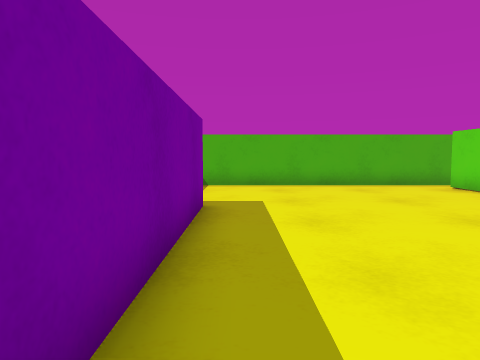
[1] (above)

20 first-person views from a walk through a scene from a Unity 3-D project. The camera is 0.58 m above the floor, tilts 4° down and sees 70° across. The floor is counted in squares, 0.5 m on a side. Each view is taken from the middle of a square. On the plan, view 1 faces up. The plan holds only what a view shows up to about 14 squares ahead; the rest is blank. The player is left out.

[2]
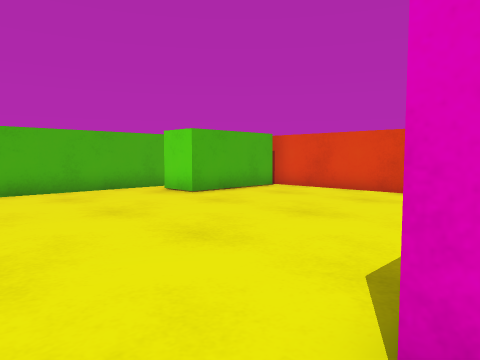

[3]
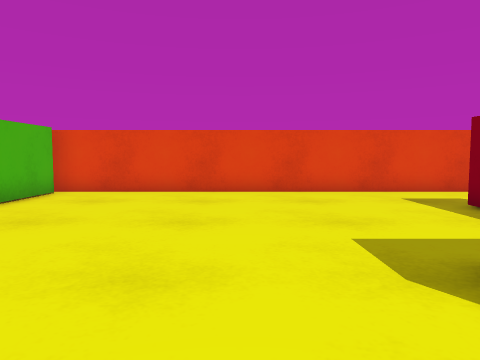

[4]
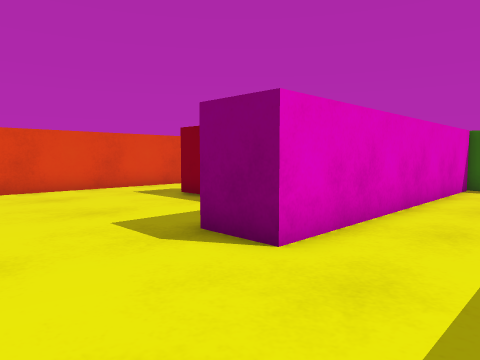

[5]
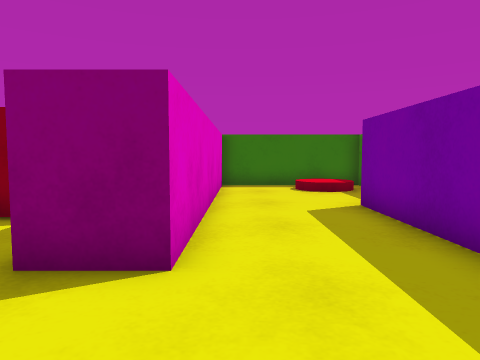

[6]
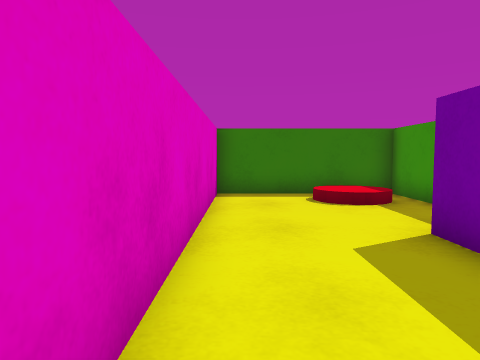

[7]
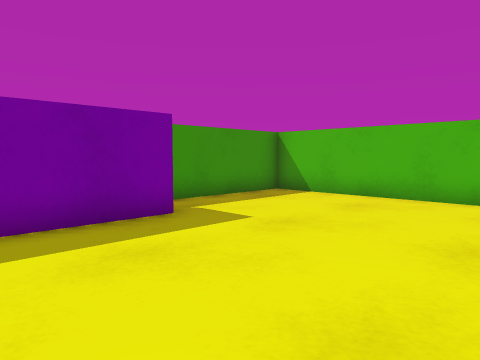

[8]
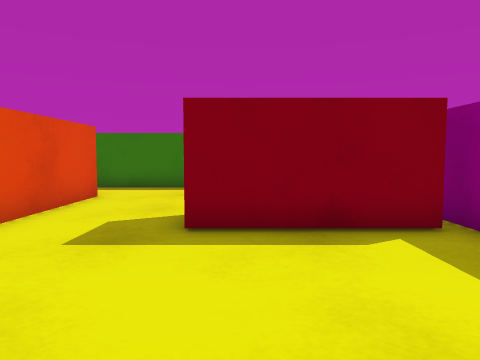

[9]
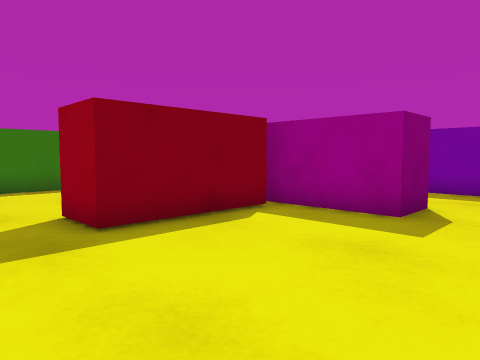

[10]
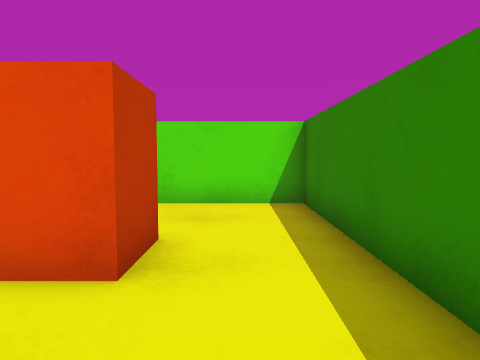

[11]
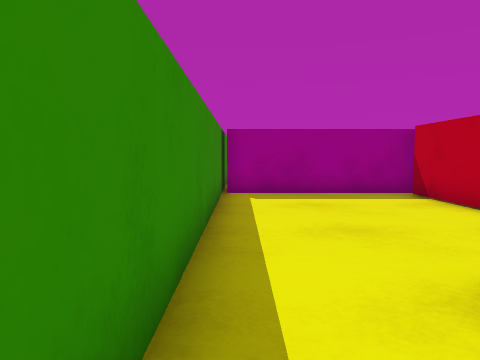

[12]
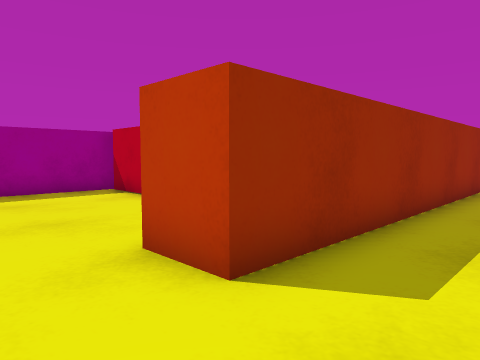

[13]
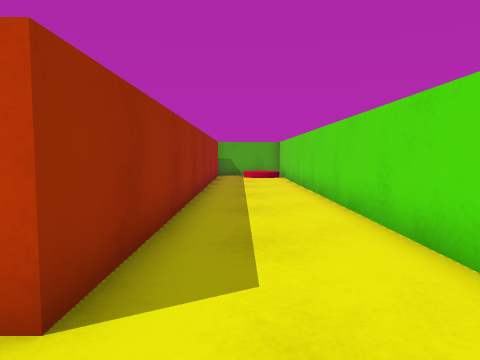

[14]
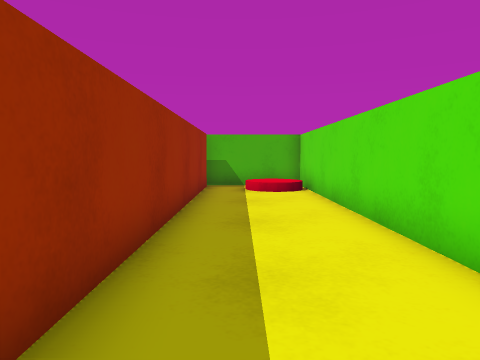

[15]
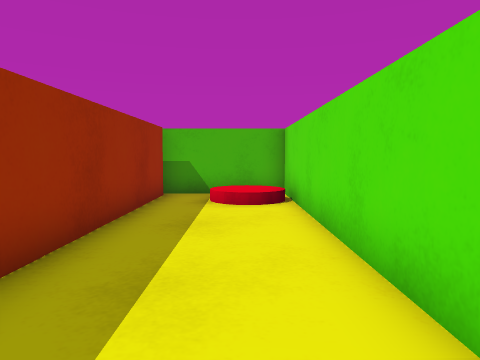

[16]
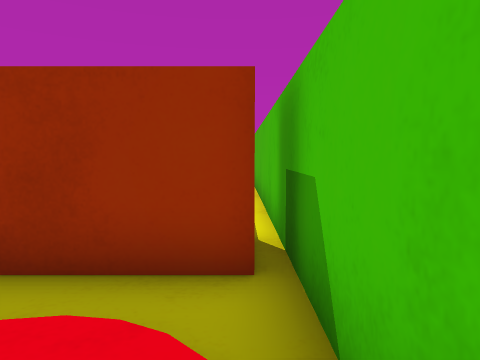

[17]
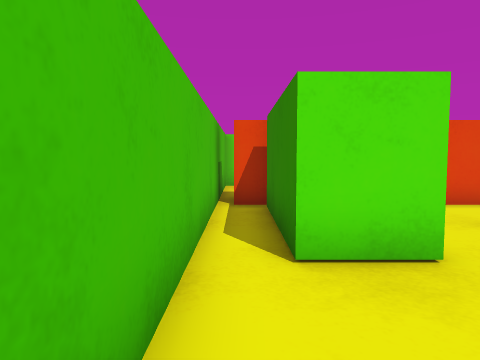

[18]
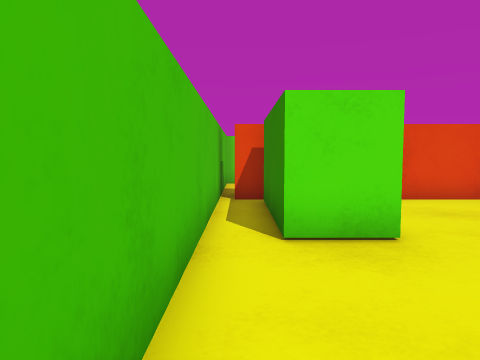

[19]
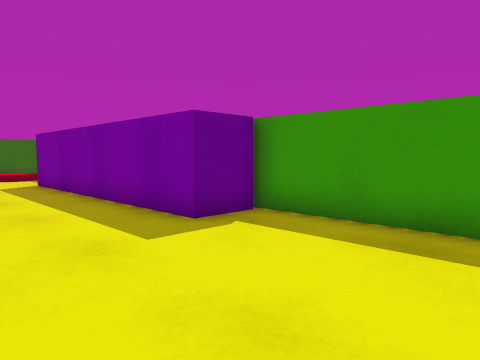

[20]
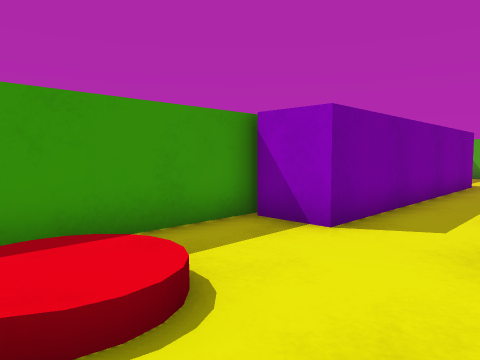

### Floor plan
Ten units are one square. View 1 is at (0, 0); x grows to the right and y downward. Boxes are objects, and circles mark ways between rooms. Rooms are numbered by the first view taken in them; rooms with no view inside come last. Other rooms are left out.
<svg viewBox="-32 -141 212 222">
<path fill="none" stroke="#000" d="M-25 -79 -9 -79 -9 21 -25 21M-27 18 -27 76 30 76M121 24 121 -132M129 -136 -27 -136 -27 -76M27 75 27 -26 43 -26 43 10M121 49 121 24M43 10 43 76 105 76M105 76 174 76 174 -136 129 -136M137 -132 137 49 121 49"/>
<rect x="-25" y="45" width="30" height="30" fill="#bbb"><title>red disc</title></rect>
<rect x="75" y="-125" width="40" height="20" fill="#bbb"><title>green block</title></rect>
<rect x="155" y="-135" width="20" height="30" fill="#bbb"><title>red disc</title></rect>
<circle cx="105" cy="25" r="3" fill="#2a7"/>
<circle cx="115" cy="65" r="3" fill="#2a7"/>
<text x="40" y="-50">1</text>
<text x="80" y="50">2</text>
<text x="160" y="-20">3</text>
</svg>
Room 1 opens to room 2. Room 2 opens to room 3.

Where each view was taken, in squares from view 1:
view 1: 0 up, 0 right, facing up
view 2: 2 up, 1 right, facing up-right
view 3: 5 up, 1 right, facing right
view 4: 6 up, 0 right, facing down-right
view 5: 6 up, 2 right, facing down
view 6: 3 up, 2 right, facing down
view 7: 4 up, 5 right, facing up-left
view 8: 5 up, 8 right, facing down
view 9: 5 up, 11 right, facing down-left
view 10: 6 down, 9 right, facing right
view 11: 7 down, 15 right, facing left
view 12: 7 down, 16 right, facing up-left
view 13: 7 down, 15 right, facing up
view 14: 0 up, 15 right, facing up
view 15: 3 up, 16 right, facing up
view 16: 13 up, 17 right, facing left
view 17: 13 up, 4 right, facing right
view 18: 13 up, 3 right, facing right
view 19: 13 up, 3 right, facing down-left
view 20: 7 down, 2 right, facing up-left
